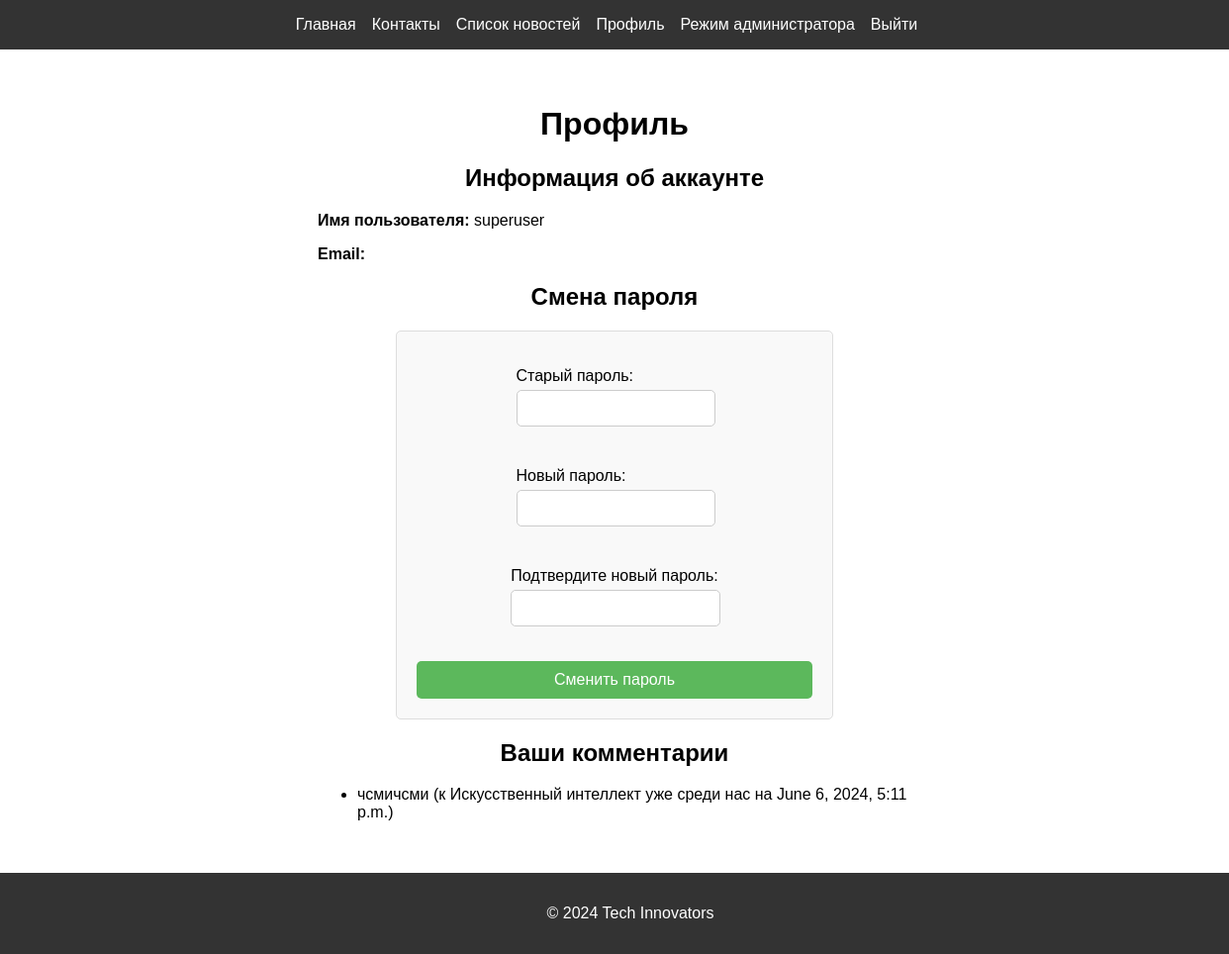
/profile/ (signed in), run on the app's committed database.
### main/models.py (models this page shows, shortened)
class Comment(models.Model):
    user = models.ForeignKey(User, on_delete=models.CASCADE)
    news = models.ForeignKey(News, on_delete=models.CASCADE, related_name='news_comments')
    text = models.TextField()
    created_date = models.DateTimeField(auto_now_add=True)

class News(models.Model):
    title = models.CharField(max_length=200)
    text = models.TextField()
    published_date = models.DateTimeField(auto_now_add=True)
    author = models.ForeignKey(User, on_delete=models.CASCADE)
    image = models.ImageField(upload_to='news_images/', blank=True, null=True)
    comments = models.ForeignKey('Comment', on_delete=models.CASCADE, related_name='news_comments', null=True, blank=True)

### main/views.py (the view)
# urls.py: path('profile/', profile, name='profile'),
@login_required
def profile(request):
    if request.method == 'POST':
        password_form = CustomPasswordChangeForm(user=request.user, data=request.POST)
        if password_form.is_valid():
            user = password_form.save()
            update_session_auth_hash(request, user)
            return redirect('profile')
    else:
        password_form = CustomPasswordChangeForm(user=request.user)
    comments = Comment.objects.filter(user=request.user)
    return render(request, 'main/profile.html', {
        'password_form': password_form,
        'comments': comments,
    })

### main/forms.py
class CustomPasswordChangeForm(PasswordChangeForm):
    old_password = forms.CharField(label='Старый пароль', widget=forms.PasswordInput)
    new_password1 = forms.CharField(label='Новый пароль', widget=forms.PasswordInput)
    new_password2 = forms.CharField(label='Подтвердите новый пароль', widget=forms.PasswordInput)
    class Meta:
        model = User
        fields = ['old_password', 'new_password1', 'new_password2']

### main/templates/main/profile.html (shortened to what this page needs)
{% extends 'main/base.html' %}
{% block content %}
<div class="profile-container">
    <h1>Профиль</h1>
    <h2>Информация об аккаунте</h2>
    <p><strong>Имя пользователя:</strong> {{ request.user.username }}</p>
    <p><strong>Email:</strong> {{ request.user.email }}</p>
    <h2>Смена пароля</h2>
    <div class="form-container">
        <form method="post">
            {{ password_form.as_p }}
            <button type="submit">Сменить пароль</button>
        </form>
    </div>
    <h2>Ваши комментарии</h2>
    <ul>
        {% for comment in comments %}
            <li>{{ comment.text }} (к {{ comment.news.title }} на {{ comment.created_date }})</li>
        {% endfor %}
    </ul>
</div>
{% endblock %}

### main/static/main/styles.css (style rules this page uses)
body, html { margin: 0; padding: 0; font-family: Arial, sans-serif; height: 100%; }
html, body { display: flex; flex-direction: column; min-height: 100vh; }
.profile-container { max-width: 600px; margin: 0 auto; padding: 20px; }
.profile-container h1, .profile-container h2 { text-align: center; }
.profile-container form { display: flex; flex-direction: column; align-items: center; }
.profile-container form button { margin-top: 10px; padding: 10px 20px; background-color: #333; color: white; border: none; cursor: pointer; }
form { max-width: 400px; margin: 0 auto; padding: 20px; border: 1px solid #ddd; border-radius: 5px; background-color: #f9f9f9; }
form p { margin-bottom: 15px; }
form label { display: block; margin-bottom: 5px; }
form input[type="text"], form input[type="password"], form input[type="email"], form textarea { width: calc(100% - 20px); padding: 10px; margin-bottom: 10px; border: 1px solid #ccc; border-radius: 5px; }
form button[type="submit"] { width: 100%; padding: 10px; border: none; border-radius: 5px; background-color: #5cb85c; color: white; font-size: 16px; cursor: pointer; margin-top: 10px; }

### data on the page
Comment: text "чсмичсми", news "Искусственный интеллект уже среди нас", created_date "June 6, 2024, 5:11 p.m."

### other printed values
{{ request.user.username }} "superuser"
